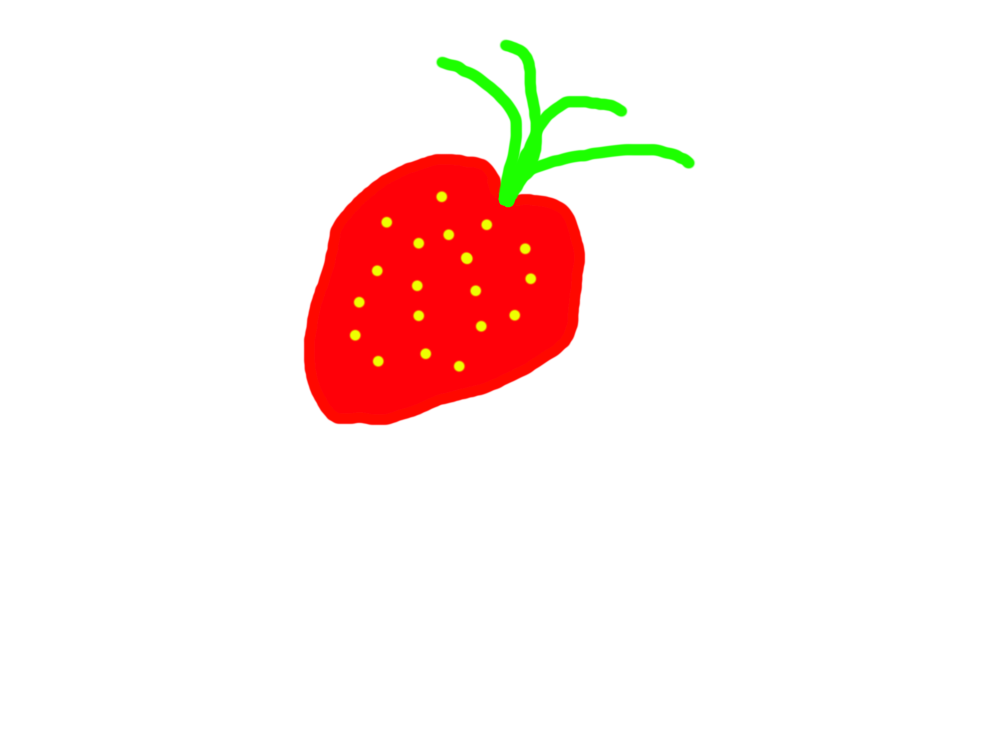
#> input picture apps/runner_image_capture_amiga_kivy/libs/metadata_provider/strawberry.png, 2000 x 1500 px (shown at 1/2 size)
$ python mask_center.py --input ../../../apps/runner_image_capture_amiga_kivy/libs/metadata_provider/strawberry.png
#> lines starting #> are read from the running program, lines starting #| are printed output that depends on the picture; after the words box and inside, x2 and y2 are one past the last pixel; in counts of white or black regions, pixels touching at a corner belong together
### ml/ml_utils/ml_utils/segment_utils.py
import cv2
import numpy as np
from itertools import groupby
import math
from scipy import ndimage
from skimage.morphology import skeletonize


# [186 lines left out: functions convert_mask_to_yolo_segment, convert_mask_to_coco_rle_segment, convert_mask_to_coco_poly_segment, merge_multi_segment, min_index, convert_mask_to_polygons and 1 more, not called in this run]


def angle_between_points(p1, p2, p3):
    """
    Calculate the angle in radians formed by three points.
    """
    vector1 = np.array(p1) - np.array(p2)
    vector2 = np.array(p3) - np.array(p2)
    dot_product = np.dot(vector1, vector2)
    magnitudes = np.linalg.norm(vector1) * np.linalg.norm(vector2)
    angle_radians = np.arccos(np.clip(dot_product / magnitudes, -1.0, 1.0))
    return angle_radians


def convert_mask_to_line_segments(mask, epsilon=4.0):
    """
    Convert a mask to line segments that best resemble that mask

    Args:
        mask (numpy.ndarray)
        epsilon (float): tolerance parameter for Douglas-Peucker algorithm. A larger epsilon will result in less line segments. An epsilon <= 0 will bypass simplification.
    """
    # Apply morphological operations to find the skeleton
    skeleton = skeletonize(mask)

    # Find non-zero pixels in the skeleton and flip to (x, y)
    points = np.column_stack(np.where(skeleton > 0))[:, ::-1]

    if len(points) < 2:
        return []

    # Estimate endpoint
    centroid = ndimage.center_of_mass(mask)
    centroid = (centroid[1], centroid[0])
    distances = np.linalg.norm(points - np.array(centroid), axis=1)
    start_point_index = np.argmax(distances)

    # Order a list of points such that subsequent points are closest together,
    # using the nearest neighbor approach
    points = _order_points_nearest_neighbor(points, start_point_index)

    if epsilon > 0:
        # Apply Douglas-Peucker algorithm for simplification
        points = cv2.approxPolyDP(points, epsilon=epsilon, closed=False)
        points = np.squeeze(points, axis=1)

    points = points.tolist()
    if len(points) > 2:
        # Remove any points that form tight angles
        filtered_points = points[:2]
        for i in range(2, len(points)):
            radians = angle_between_points(
                filtered_points[len(filtered_points) - 2],
                filtered_points[len(filtered_points) - 1],
                points[i],
            )
            degrees = math.degrees(radians)
            if degrees >= 90 and degrees <= 270:
                filtered_points.append(points[i])
        points = filtered_points
    return np.array(points)


# [72 lines left out: functions convert_contour_to_line_segments, _merge_with_parent, _is_clockwise, _merge_contours, _get_merge_point_idx, not called in this run]


def _order_points_nearest_neighbor(points, start_index):
    if len(points) <= 1:
        return points

    current_point = points[start_index]
    ordered_points = [current_point]
    remaining_points = np.delete(points, start_index, axis=0)
    while len(remaining_points) > 0:
        distances = np.linalg.norm(remaining_points - current_point, axis=1)
        nearest_index = np.argmin(distances)
        nearest_point = remaining_points[nearest_index]

        current_point = nearest_point
        ordered_points.append(nearest_point)
        remaining_points = np.delete(remaining_points, nearest_index, axis=0)

    return np.array(ordered_points)

### ml/ml_utils/ml_utils/mask_center.py
import argparse
import os
from glob import glob
from typing import Optional, Tuple

import cv2
import numpy as np
from scipy import ndimage
from shapely import Polygon
from shapely.ops import nearest_points
from skimage.morphology import skeletonize

from . import segment_utils


def contour_closest_point_to_centroid(contour):
    polygon = Polygon(contour)
    closest_polygon_point, closest_point = nearest_points(polygon, polygon.centroid)
    return [closest_polygon_point.x, closest_polygon_point.y]


def mask_center(mask: np.ndarray, bounds: Optional[Tuple[int, int, int, int]] = None):
    # Apply bounds
    if bounds is not None:
        min_x, min_y, width, height = bounds
        new_mask = np.zeros_like(mask)
        max_x, max_y = min_x + width, min_y + height
        new_mask[min_y:max_y, min_x:max_x] = mask[min_y:max_y, min_x:max_x]
        mask = new_mask

    # Apply morphological operations to find the skeleton
    skeleton = skeletonize(mask)

    # Find non-zero pixels in the skeleton
    points = np.column_stack(np.where(skeleton > 0))

    if len(points) == 0:
        return None
    elif len(points) == 1:
        center = points[0]
        return [center[1], center[0]]

    # Find the point in the skeleton that is closest to the centroid
    centroid = ndimage.center_of_mass(mask)
    distances = np.linalg.norm(points - np.array(centroid), axis=1)
    center = points[np.argmin(distances)]
    return [center[1], center[0]]


def contour_center(contour, bounds: Optional[Tuple[int, int, int, int]] = None):
    mask = segment_utils.convert_contour_to_mask(contour)

    if mask is None:
        return None

    return mask_center(mask, bounds)


def tuple_type(arg_string):
    try:
        # Parse the input string as a tuple
        parsed_tuple = tuple(map(int, arg_string.strip("()").split(",")))
        return parsed_tuple
    except Exception as e:
        raise argparse.ArgumentTypeError(f"Invalid tuple value: {arg_string}")


def main():
    parser = argparse.ArgumentParser()
    parser.add_argument(
        "-i", "--input", type=str, default=None, help="Input mask image or dir path"
    )
    parser.add_argument(
        "-b",
        "--bounds",
        type=tuple_type,
        default=None,
        help="Bounds to consider as a (min x, min y, width, height) tuple of ints",
    )

    args = parser.parse_args()

    if os.path.isfile(args.input):
        image_paths = [args.input]
    else:
        image_paths = sorted(
            glob(os.path.join(args.input, "*.jpg"))
            + glob(os.path.join(args.input, "*.png"))
        )

    for image_path in image_paths:
        binary_mask = cv2.imread(
            image_path,
            cv2.IMREAD_GRAYSCALE,
        )
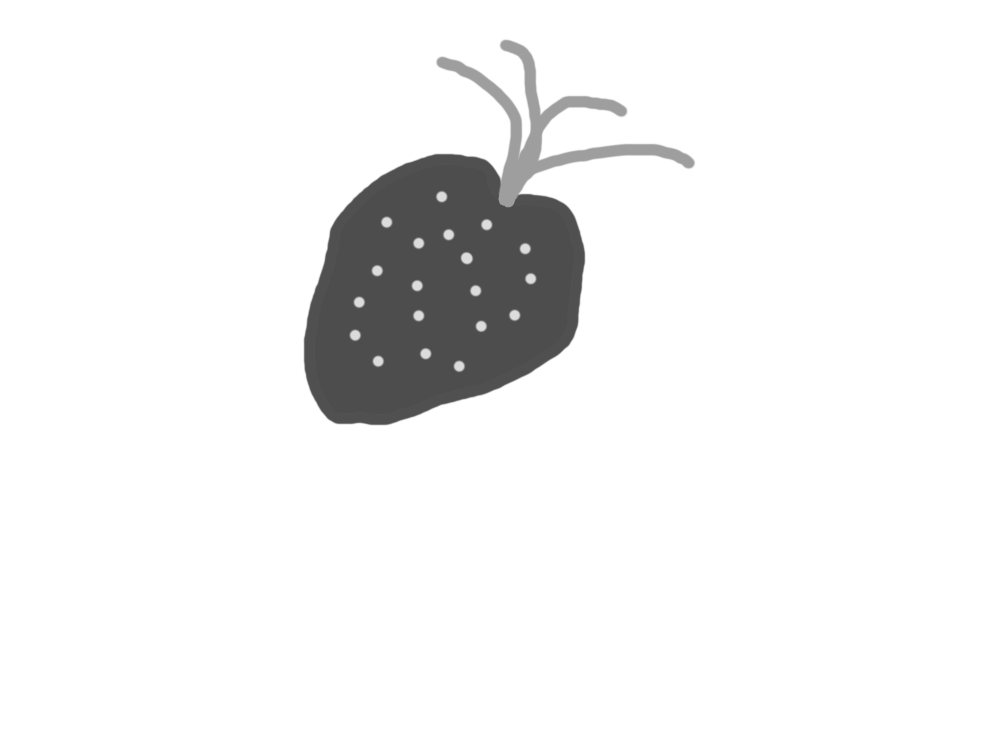
#> binary_mask: shape (1500, 2000) (shown at 1/2 size); min 77, max 255, mean 240.9
        _, binary_mask = cv2.threshold(binary_mask, 128, 255, cv2.THRESH_BINARY)
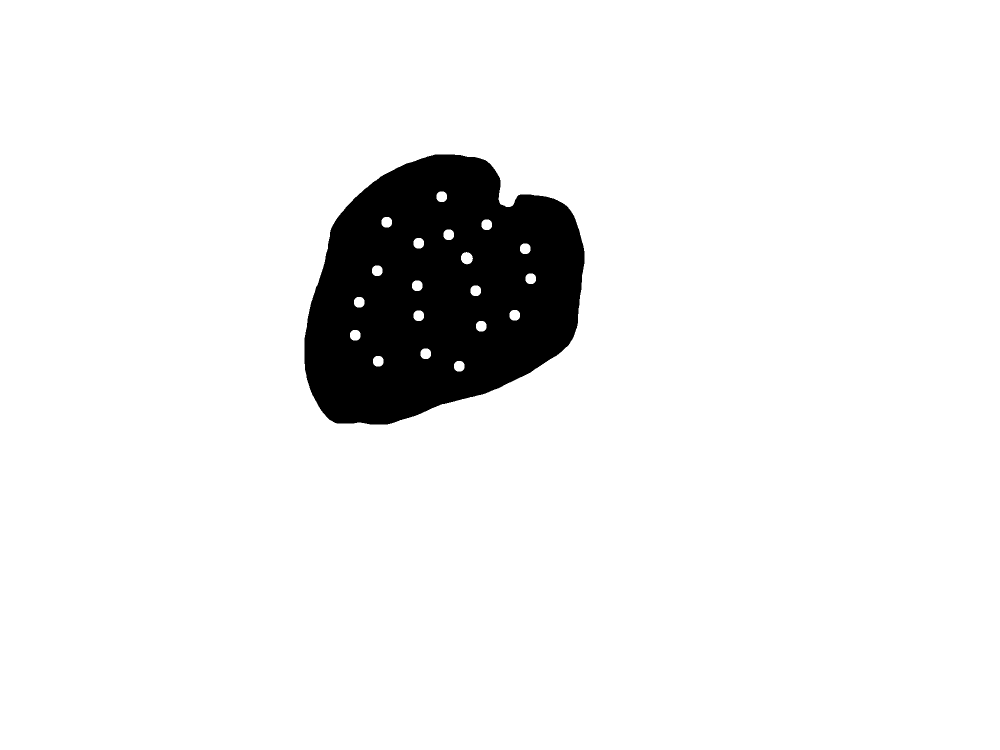
#> binary_mask: shape (1500, 2000) (shown at 1/2 size); 92.7% white; 1 black region, box (x1, y1, x2, y2) and area: (609, 309, 1169, 849) 219351
        center = mask_center(binary_mask, args.bounds)
#> in mask_center, `skeleton = skeletonize(mask)`:
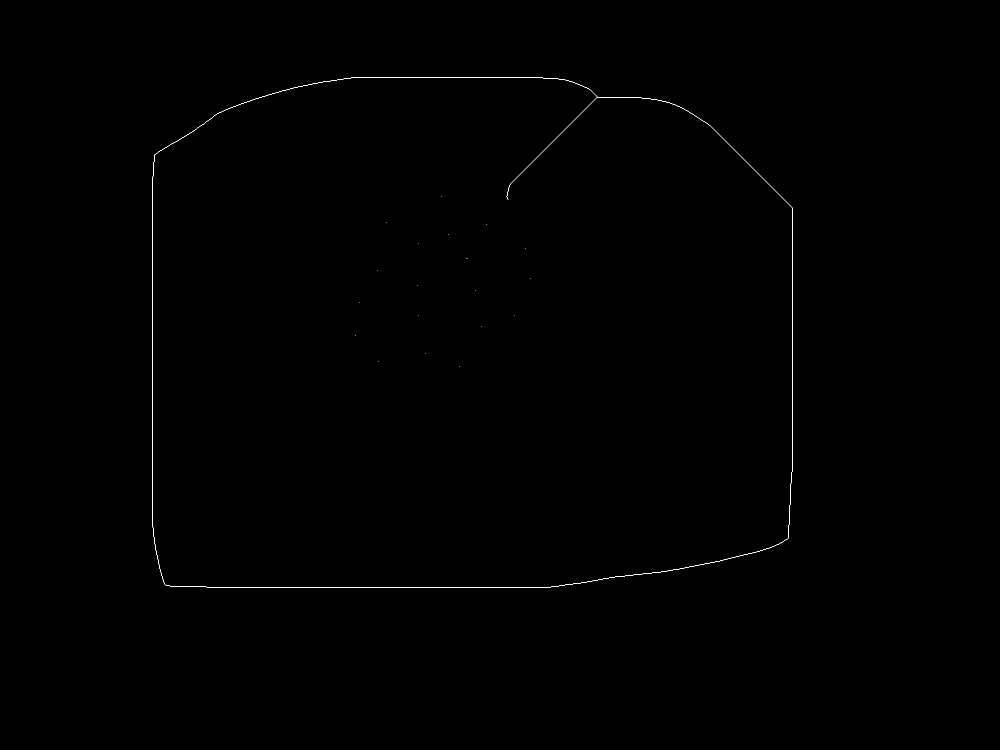
#> skeleton: shape (1500, 2000) bool (shown at 1/2 size); 0.14% white in thin lines or dots, all inside (x1, y1, x2, y2) = (304, 154, 1585, 1175)
#> in mask_center, `points = np.column_stack(np.where(skeleton > 0))`: points = 4268 pairs, first value 154 to 1174, second value 304 to 1584
#> in mask_center, `centroid = ndimage.center_of_mass(mask)`: centroid = (762.5, 1009.1)
#> in mask_center, `distances = np.linalg.norm(points - np.array(centroid), axis=1)`: distances = 4268 values, max 834.2 at index 1283, min 96.1 at index 2240, mean 622.8
#> in mask_center, `center = points[np.argmin(distances)]`: center = [732, 918]
#> center = [918, 732]

        image = cv2.cvtColor(binary_mask, cv2.COLOR_GRAY2BGR)
        cv2.drawMarker(
            image,
            [int(center[0]), int(center[1])],
            (255, 0, 255),
            cv2.MARKER_STAR,
            thickness=1,
            markerSize=20,
        )
#> image: shape (1500, 2000, 3); mean B, G, R 236.4, 236.3, 236.4

        # Show skeleton line for reference
        line = segment_utils.convert_mask_to_line_segments(binary_mask, epsilon=2.0)
#> in convert_mask_to_line_segments, `points = np.column_stack(np.where(skeleton > 0))[:, ::-1]`: points = 4268 pairs, first value 304 to 1584, second value 154 to 1174
#> in convert_mask_to_line_segments, `centroid = ndimage.center_of_mass(mask)`: centroid = (762.5, 1009.1)
#> in convert_mask_to_line_segments, `centroid = (centroid[1], centroid[0])`: centroid = (1009.1, 762.5)
#> in convert_mask_to_line_segments, `start_point_index = np.argmax(distances)`: start_point_index = 1283
#> in _order_points_nearest_neighbor, `current_point = points[start_index]`: current_point = [309, 309]
#> in _order_points_nearest_neighbor, `ordered_points = [current_point]`: ordered_points = [[309, 309]]
#> in _order_points_nearest_neighbor, `remaining_points = np.delete(points, start_index, axis=0)`: remaining_points = 4267 pairs, first value 304 to 1584, second value 154 to 1174
#> the loop in _order_points_nearest_neighbor, `while len(remaining_points) > 0:` made 4267 passes
#> (nearest_index, current_point) on passes 1 to 3: (1285, [309, 310]), (1287, [309, 311]), (1289, [309, 312])
#> after the loop in _order_points_nearest_neighbor, `while len(remaining_points) > 0:`: ordered_points has the same summary as points in convert_mask_to_line_segments; remaining_points = empty array
#> in convert_mask_to_line_segments, `points = cv2.approxPolyDP(points, epsilon=epsilon, closed=False)`: points = contour of 53 points, box (x1, y1, x2, y2) (304, 154, 1585, 1175), area 1204204
#> in convert_mask_to_line_segments, `points = np.squeeze(points, axis=1)`: points = 53 pairs, first value 304 to 1584, second value 154 to 1174
#> in convert_mask_to_line_segments, `filtered_points = points[:2]`: filtered_points = [[309, 309], [304, 365]]
#> the loop in convert_mask_to_line_segments, `for i in range(2, len(points)):` made 51 passes
#> (vector1 in angle_between_points, vector2 in angle_between_points, dot_product in angle_between_points, magnitudes in angle_between_points, angle_radians in angle_between_points, radians, degrees) on passes 1 to 11: ([5, -56], [0, 680], -38080, 38231.5, 3.05, 3.05, 174.9), ([0, -680], [13, 83], -56440, 57128.1, 2.99, 2.99, 171.1), ([-13, -83], [14, 42], -3668, 3719.4, 2.98, 2.98, 170.5), ([-14, -42], [15, 3], -336, 677.2, 2.09, 2.09, 119.7), ([-15, -3], [755, 1], -11328, 11549.3, 2.95, 2.95, 168.8), ([-755, -1], [129, -21], -97374, 98677.2, 2.98, 2.98, 170.7), ([-129, 21], [98, -10], -12852, 12874.9, 3.08, 3.08, 176.6), ([-98, 10], [111, -21], -11088, 11128.5, 3.06, 3.06, 175.1), ([-111, 21], [102, -27], -11889, 11919.7, 3.07, 3.07, 175.9), ([-102, 27], [35, -19], -4083, 4202, 2.9, 2.9, 166.3), ([-35, 19], [8, -133], -2807, 5306.2, 2.13, 2.13, 121.9)
#> after the loop in convert_mask_to_line_segments, `for i in range(2, len(points)):`: filtered_points = 30 pairs, first value 304 to 1584, second value 154 to 1174
#> in convert_mask_to_line_segments, `points = filtered_points`: points has the same summary as filtered_points
#> line has the same summary as filtered_points in convert_mask_to_line_segments
        cv2.polylines(
            image,
            [np.array(line)],
            isClosed=False,
            color=(0, 255, 0),
            thickness=1,
        )
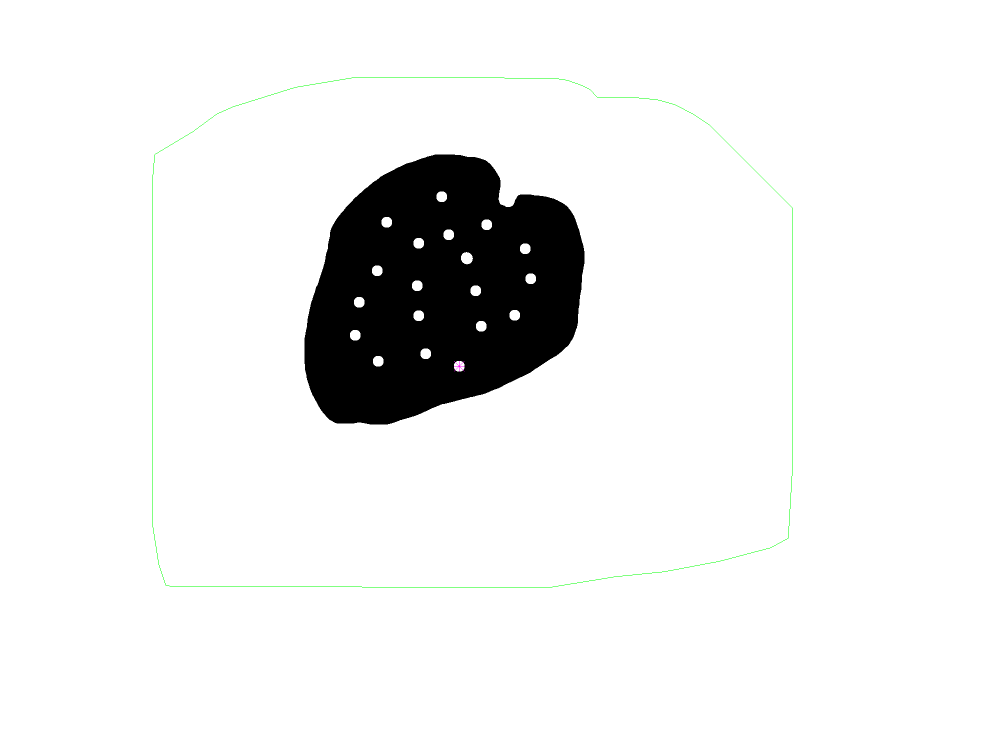
#> image: shape (1500, 2000, 3) (shown at 1/2 size); mean B, G, R 236, 236.3, 236

        # Draw bounds for reference
        if args.bounds is not None:
            cv2.rectangle(
                image,
                (args.bounds[0], args.bounds[1]),
                (args.bounds[0] + args.bounds[2], args.bounds[1] + args.bounds[3]),
                color=(0, 0, 255),
                thickness=1,
            )

        cv2.imshow("Mask Center", image)
        cv2.waitKey(0)
        cv2.destroyAllWindows()


if __name__ == "__main__":
    main()
